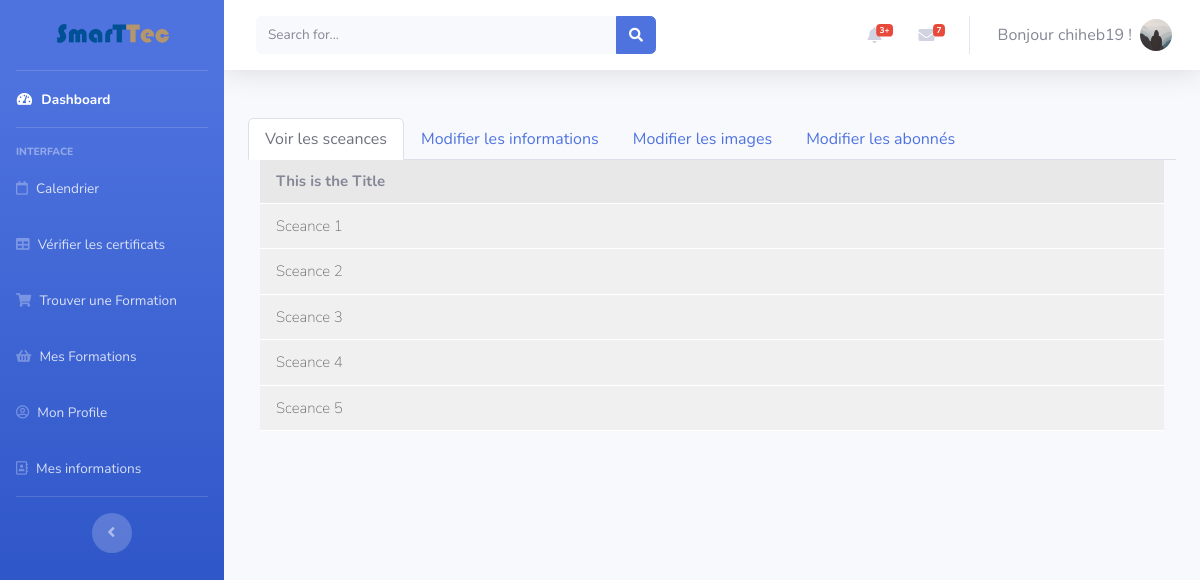
The app's page /post/1 (signed in) with its own data.
### flaskblog/models.py (models this page shows, shortened)
class User(db.Model, UserMixin):
    id = db.Column(db.Integer, primary_key=True)
    username = db.Column(db.String(20), unique=True, nullable=False)
    email = db.Column(db.String(120), unique=True, nullable=False)
    image_file = db.Column(db.String(20), nullable=False,
                           default='default.jpg')
    password = db.Column(db.String(60), nullable=False)
    acc_rights = db.Column(db.Integer, default=2)
    posts = db.relationship('Post', backref='author', lazy=True)
    subscriptions = db.relationship(
        'Subscription', backref='subscribed', lazy=True)
    infos = db.relationship(
        'Userinfo', backref='currentuser', lazy=True)

class Post(db.Model):
    id = db.Column(db.Integer, primary_key=True)
    title = db.Column(db.String(100), nullable=False)
    price = db.Column(db.Integer, nullable=False)
    youtube_url = db.Column(db.Text, nullable=True)
    num_posts = db.Column(db.Integer, nullable=False)
    date_posted = db.Column(db.DateTime, nullable=False,
                            default=datetime.utcnow)
    content = db.Column(db.Text, nullable=False)
    description = db.Column(db.Text, nullable=False)
    start_date = db.Column(db.DateTime, nullable=False,
                           default=datetime.utcnow)
    zoom_link = db.Column(db.Text)
    theme = db.Column(db.Integer, db.ForeignKey('theme.id'), nullable=False)
    user_id = db.Column(db.Integer, db.ForeignKey('user.id'), nullable=False)
    images = db.relationship('PostImage', backref='post', lazy=True)
    subscriptions = db.relationship(
        'Subscription', backref='subscribers', lazy=True)
    sceances = db.relationship(
        'Sceance', backref='session', lazy=True)

### flaskblog/posts/routes.py (the view, shortened to what this page needs)
@posts.route("/post/<int:post_id>", methods=['GET', 'POST'])
def post(post_id):
    form = PostForm()
    themes = Theme.query.all()
    theme_choices = [(th.id, th.name)for th in themes]
    form.theme.choices = theme_choices
    subform = SubForm()
    delete_form = DeleteImageForm()
    certif_form = CertificateForm()
    post = Post.query.get_or_404(post_id)
    subs = Subscription.query.filter_by(
        post_id=post_id).all()
    users = [(sub.id, User.query.get(sub.user_id), sub.date_posted,
              sub.payment_method) for sub in subs]
    return render_template('formation.html', title=post.title, post=post, form=form, delete_form=delete_form, users=users, certif_form=certif_form, subform=subform)

### flaskblog/posts/forms.py
class PostForm(FlaskForm):
    title = StringField('Title', validators=[DataRequired(), Length(max=50)])
    description = TextAreaField('Description', validators=[
                                DataRequired(), Length(max=200)])
    content = TextAreaField('Contenu', validators=[DataRequired()])
    youtube_url = StringField(
        'Lien Youtube de la vidéo', validators=[DataRequired()])
    price = IntegerField('Prix de la Session (en euro)',
                         validators=[DataRequired()])
    num_posts = IntegerField('Nombre de sceances',
                             validators=[DataRequired()])
    date = DateTimeLocalField(
        'Date de début de formation', format='%Y-%m-%d'+'T'+'%H:%M')
    zoom_link = StringField('Zoom link', validators=[DataRequired()])
    theme = SelectField('Thème de la formation', coerce=int)
    images = StringField(
        'Images de la description de la scéance (Max: 3 par Scéance)')
    submit = SubmitField('Post')

class SubForm(FlaskForm):
    sub_id = HiddenField("sub_id")
    mode = SelectField('Type de Désactivation', choices=[
        ('1', 'Désactivation temporaire'), ('2', 'Désactivation permanente'), ('3', 'Réactivation')])
    submit = SubmitField()

### flaskblog/models.py (called while the page is built)
@login_manager.user_loader
def load_user(user_id):
    return User.query.get(int(user_id))

### flaskblog/templates/startbootstrap-sb-admin-2-gh-pages/formation.html (shortened to what this page needs)
{% extends 'base.html' %} {% block content %}
<div id="wrapper">
  {% include 'Sidebar.html' %}
  <div id="content-wrapper" class="d-flex flex-column">
    <div id="content">
      {% include 'Topbar.html' %}
      <div class="container-fluid">
        <ul class="nav nav-tabs" id="myTab" role="tablist">
          <li class="nav-item">
            <a
              class="nav-link active"
              id="home-tab"
              data-toggle="tab"
              href="#sceances"
              role="tab"
              aria-controls="home"
              aria-selected="true"
              >Voir les sceances</a
            >
          </li>
          <li class="nav-item">
            <a
              class="nav-link"
              id="profile-tab"
              data-toggle="tab"
              href="#infos"
              role="tab"
              aria-controls="profile"
              aria-selected="false"
              >Modifier les informations</a
            >
          </li>
          <li class="nav-item">
            <a
              class="nav-link"
              id="profile-tab"
              data-toggle="tab"
              href="#sc3"
              role="tab"
              aria-controls="profile"
              aria-selected="false"
              >Modifier les images</a
            >
          </li>
          <li class="nav-item">
            <a
              class="nav-link"
              id="profile-tab"
              data-toggle="tab"
              href="#subscribe"
              role="tab"
              aria-controls="profile"
              aria-selected="false"
              >Modifier les abonnés</a
            >
          </li>
        </ul>
        <div class="tab-content" id="myTabContent">
          <div
            class="tab-pane fade show active"
            id="sceances"
            role="tabpanel"
            aria-labelledby="home-tab"
          >
            <div class="col-sm-12 course-section">
              <div class="section-title">{{post.title}}</div>
              <ul class="section-list">
                {% for i in range(1,post.num_posts+1) %}
                <li class="section-item">
                  <a class="item" href="/post/{{post.id}}/{{i}}">
                    <span class="lecture-icon">
                    </span>
                    <div class="float-left">Sceance {{i}}</div>
                  </a>
                </li>
                {% endfor %}
              </ul>
            </div>
          </div>
              {% from 'macros/form.html' import render_field %}
        </div>
      </div>
    </div>
  </div>
</div>
{% endblock %}

### flaskblog/templates/startbootstrap-sb-admin-2-gh-pages/Topbar.html (shortened to what this page needs)
<nav
  class="navbar navbar-expand navbar-light bg-white topbar mb-4 static-top shadow"
>
  <form
    class="d-none d-sm-inline-block form-inline mr-auto ml-md-3 my-2 my-md-0 mw-100 navbar-search"
  >
    <div class="input-group">
      <input
        type="text"
        class="form-control bg-light border-0 small"
        placeholder="Search for..."
        aria-label="Search"
        aria-describedby="basic-addon2"
      />
      <div class="input-group-append">
        <button class="btn btn-primary" type="button">
          <i class="fas fa-search fa-sm"></i>
        </button>
      </div>
    </div>
  </form>
  <ul class="navbar-nav ml-auto">
    {% if current_user.username %}
    <li class="nav-item dropdown no-arrow mx-1">
      <a
        class="nav-link dropdown-toggle"
        href="#"
        id="alertsDropdown"
        role="button"
        data-toggle="dropdown"
        aria-haspopup="true"
        aria-expanded="false"
      >
        <i class="fas fa-bell fa-fw"></i>
        <span class="badge badge-danger badge-counter">3+</span>
      </a>
    </li>
    <li class="nav-item dropdown no-arrow mx-1">
      <a
        class="nav-link dropdown-toggle"
        href="#"
        id="messagesDropdown"
        role="button"
        data-toggle="dropdown"
        aria-haspopup="true"
        aria-expanded="false"
      >
        <i class="fas fa-envelope fa-fw"></i>
        <span class="badge badge-danger badge-counter">7</span>
      </a>
    </li>
    <li class="nav-item dropdown no-arrow">
      <a
        class="nav-link dropdown-toggle"
        href="#"
        id="userDropdown"
        role="button"
        data-toggle="dropdown"
        aria-haspopup="true"
        aria-expanded="false"
      >
        <span class="mr-2 d-none d-lg-inline text-gray-600 large"
          >Bonjour {{current_user.username}} !</span
        >
        <img
          class="img-profile rounded-circle"
          src="{{url_for('static',filename='profile_pics/' +current_user.image_file)}}"
        />
      </a>
    </li>
    {%endif%}
  </ul>
</nav>

### flaskblog/static/css/fedora.css (style rules this page uses)
.course-section { margin-bottom: 10px; }
.course-section .section-title { background: #e8e8e8; padding: 10px 16px; margin: 0; font-size: 15px; font-weight: bold; border-bottom: 1px solid #fff; }
.course-section ul.section-list { margin: 0; padding: 0; }
.course-section ul.section-list .section-item { margin: 0; padding: 0; list-style-type: none; border-bottom: 1px solid #fff; }
.course-section ul.section-list .section-item .item { display: block; padding: 11px 16px; background: #f0f0f0; list-style-type: none; font-size: 15px; color: #676767; text-decoration: none; font-weight: 200; }
.course-section ul.section-list .section-item .item .lecture-icon { padding-right: 5px; }

### flaskblog/static/css/extra.css (style rules this page uses)
:root { --input-padding-x: 1.5rem; --input-padding-y: 0.75rem; }

### records on screen
User: username "chiheb19", image_file (placeholder picture)
Post: title "This is the Title"

### other values on screen
{{ i }} "1" "2" "3" "4" "5"
